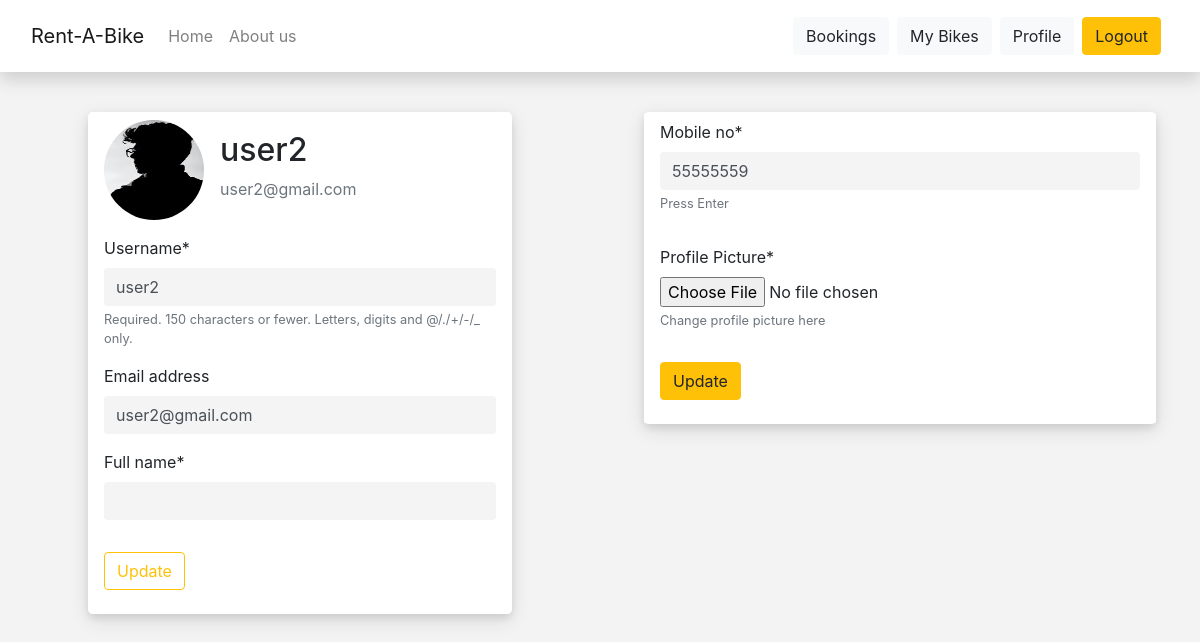
Page /dealer/profile/ (signed in) on the earlier database version.
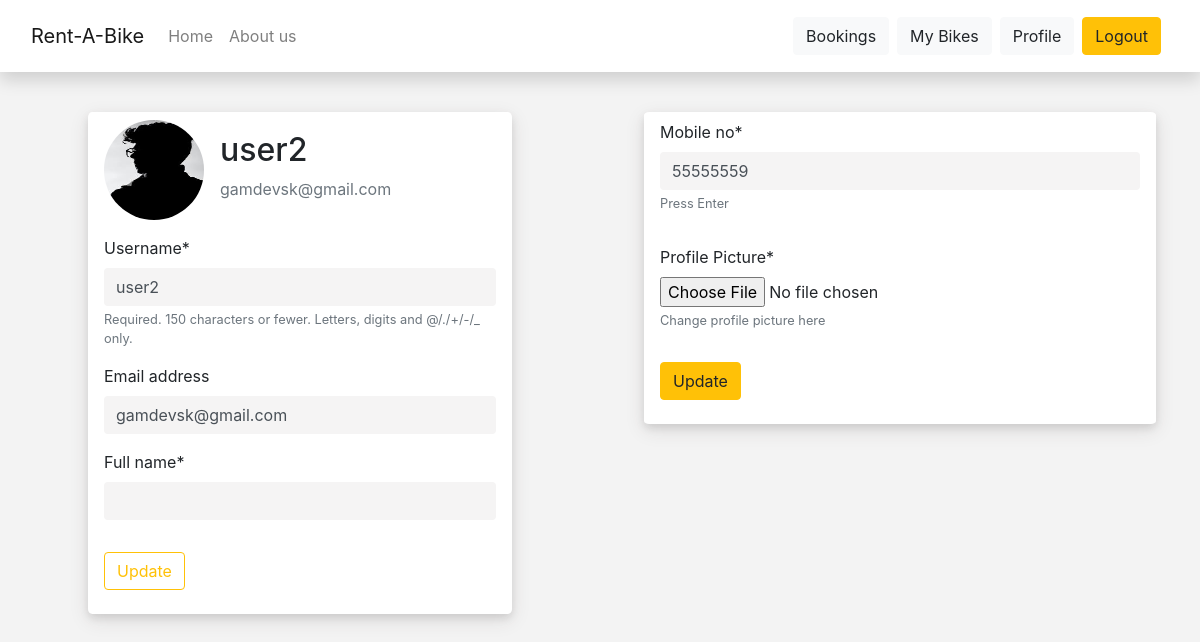
Same page on the later database version.
### bikerental/models.py (models this page shows)
class User(AbstractUser):
    is_customer = models.BooleanField(default=False)
    is_dealer = models.BooleanField(default=False)
    full_name = models.CharField(max_length=50, default='')

### dealer/models.py (models this page shows, shortened)
class DealerProfile(models.Model):
    user = models.OneToOneField(User, on_delete=models.CASCADE, primary_key=True)
    profile_pic = models.ImageField(default='default.jpg', upload_to='dealer_profile_pics')

### dealer/views.py (the view)
# urls.py: path('profile/', views.profile, name='customer-profile'),
@login_required
def profile(request):
    if request.method == 'POST':
        d_form = DealerUpdateForm(request.POST, instance=request.user)
        dinfo_form = DealerExtraInfoUpdateForm(request.POST, instance=request.user.dealer)
        dp_form = DealerProfileUpdateForm(request.POST, request.FILES,
                                            instance=request.user.dealerprofile)
        if d_form.is_valid():
            d_form.save()
            messages.success(request,
                             f'Your account has been updated!')
            return redirect('dealer-profile')
        if dinfo_form.is_valid():
            dinfo_form.save()
            messages.success(request,
                             f'Your account has been updated!')
            return redirect('dealer-profile')
        if dp_form.is_valid():
            dp_form.save()
            messages.success(request,
                             f'Your account has been updated!')
            return redirect('dealer-profile')
    else:
        d_form = DealerUpdateForm(instance=request.user)
        dp_form = DealerProfileUpdateForm(instance=request.user.dealerprofile)
        dinfo_form = DealerExtraInfoUpdateForm(instance=request.user.dealer)
    context = {
        'd_form': d_form,
        'dp_form': dp_form,
        'dinfo_form': dinfo_form,
    }
    return render(request, 'dealer/profile.html', context)

### dealer/forms.py
class DealerUpdateForm(forms.ModelForm):
    class Meta:
        model = User
        fields = ['username',
                  'email',
                  'full_name']

class DealerProfileUpdateForm(forms.ModelForm):
    class Meta:
        model = DealerProfile
        fields = ['profile_pic']
        labels ={
            'profile_pic':'Profile Picture'
        }
        help_texts={
            'profile_pic':'Change profile picture here',
        }
        widgets={
            'profile_pic':forms.FileInput(attrs={'class':'form-control-file'})
        }

### dealer/templates/dealer/profile.html (shortened to what this page needs)
{% extends 'bikerental/base.html' %}
{% load crispy_forms_tags %}
{% block content %}
<div class="row">
    <div class="col-md-6">
        <div class="content-section px-3 py-2">
            <div class="media mb-3">
                <img class="rounded-circle account-img" src="{{ user.dealerprofile.profile_pic.url }}" alt="">
                <div class="media-body">
                    <h2 class="account-heading">{{ user.username }}</h2>
                    <p class="text-secondary">{{ user.email }}</p>
                </div>
            </div>
            <form method="POST" enctype="multipart/form-data" class="">
                <fieldset class="form-group">
                    {{ d_form|crispy }}
                </fieldset>
                <div class="form-group">
                    <button class="btn btn-outline-warning" type="submit">Update</button>
                </div>
            </form>
        </div>
    </div>
    <div class="col-md-6">
        <div class="content-section px-3 py-2" id="profileright">
            <form method="POST" enctype="multipart/form-data" class="">
                <fieldset class="form-group">
                    {{ dinfo_form|crispy }}
                </fieldset>
            </form>
            <form method="POST" enctype="multipart/form-data" class="">
                <fieldset class="form-group">
                    {{ dp_form|crispy }}
                </fieldset>
                <div class="form-group">
                    <button class="btn btn-warning align" type="submit">Update</button>
                </div>
            </form>
        </div>
    </div>
</div>
{% endblock content %}

Differences in the rows shown:
changed User "user2": email "user2@gmail.com" → "gamdevsk@gmail.com"
